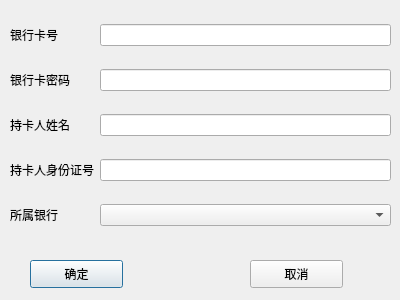
<?xml version="1.0" encoding="UTF-8"?>
<ui version="4.0">
 <class>bind_card</class>
 <widget class="QDialog" name="bind_card">
  <property name="geometry">
   <rect>
    <x>0</x>
    <y>0</y>
    <width>400</width>
    <height>300</height>
   </rect>
  </property>
  <property name="windowTitle">
   <string>Dialog</string>
  </property>
  <widget class="QPushButton" name="ConfirmBtn">
   <property name="geometry">
    <rect>
     <x>30</x>
     <y>260</y>
     <width>93</width>
     <height>28</height>
    </rect>
   </property>
   <property name="text">
    <string>确定</string>
   </property>
  </widget>
  <widget class="QPushButton" name="CancelBtn">
   <property name="geometry">
    <rect>
     <x>250</x>
     <y>260</y>
     <width>93</width>
     <height>28</height>
    </rect>
   </property>
   <property name="text">
    <string>取消</string>
   </property>
  </widget>
  <widget class="QWidget" name="">
   <property name="geometry">
    <rect>
     <x>10</x>
     <y>7</y>
     <width>381</width>
     <height>241</height>
    </rect>
   </property>
   <layout class="QGridLayout" name="gridLayout">
    <item row="0" column="0">
     <widget class="QLabel" name="label">
      <property name="text">
       <string>银行卡号</string>
      </property>
     </widget>
    </item>
    <item row="0" column="1">
     <widget class="QLineEdit" name="card_id">
      <property name="text">
       <string/>
      </property>
     </widget>
    </item>
    <item row="1" column="0">
     <widget class="QLabel" name="label_5">
      <property name="text">
       <string>银行卡密码</string>
      </property>
     </widget>
    </item>
    <item row="1" column="1">
     <widget class="QLineEdit" name="passwd"/>
    </item>
    <item row="2" column="0">
     <widget class="QLabel" name="label_2">
      <property name="text">
       <string>持卡人姓名</string>
      </property>
     </widget>
    </item>
    <item row="2" column="1">
     <widget class="QLineEdit" name="name"/>
    </item>
    <item row="3" column="0">
     <widget class="QLabel" name="label_4">
      <property name="text">
       <string>持卡人身份证号</string>
      </property>
     </widget>
    </item>
    <item row="3" column="1">
     <widget class="QLineEdit" name="id"/>
    </item>
    <item row="4" column="0">
     <widget class="QLabel" name="label_3">
      <property name="text">
       <string>所属银行</string>
      </property>
     </widget>
    </item>
    <item row="4" column="1">
     <widget class="QComboBox" name="comboBox"/>
    </item>
   </layout>
  </widget>
 </widget>
 <resources/>
 <connections/>
</ui>
